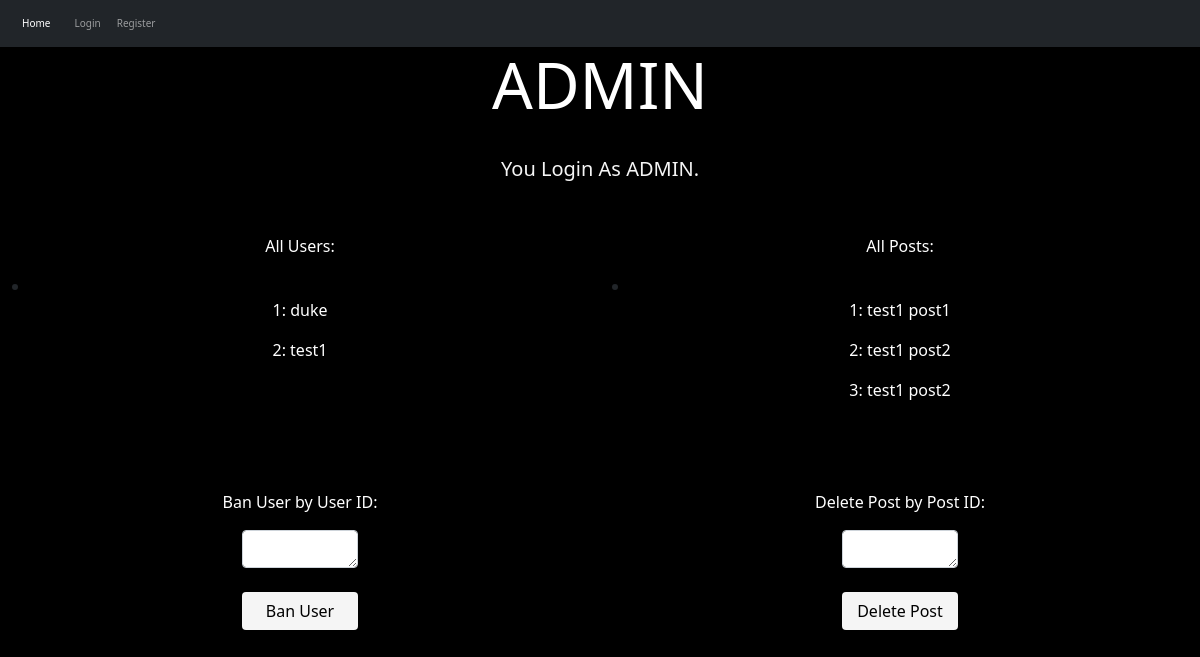
The app's page /admin, older data.
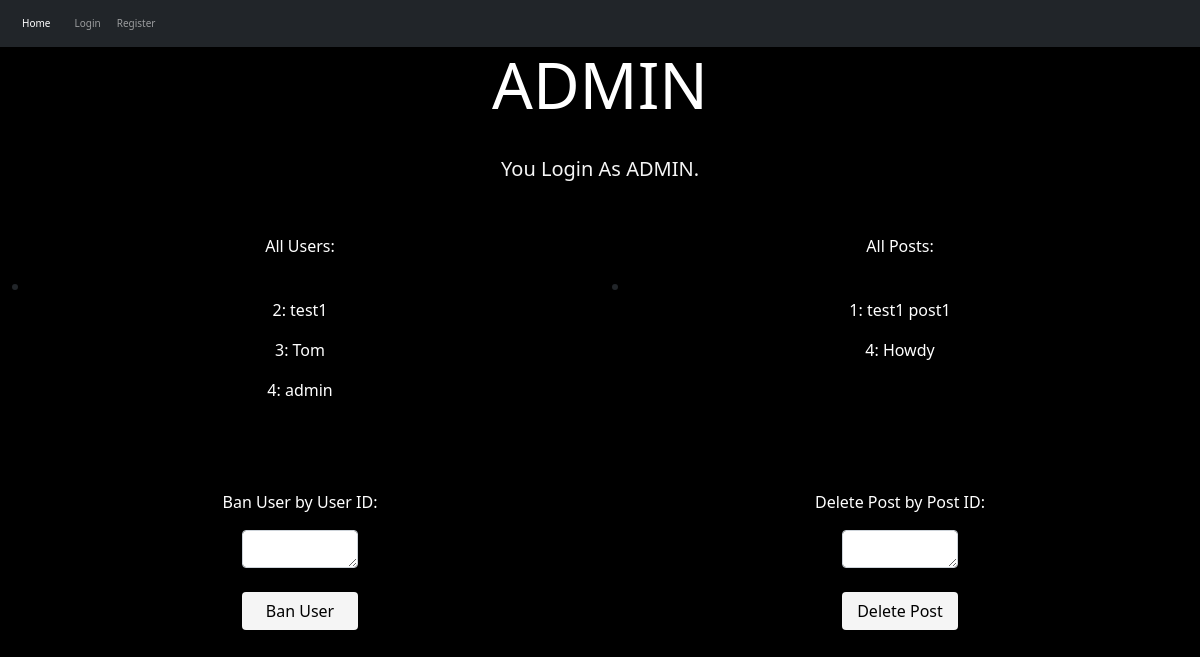
The same page, newer data.
### app/models.py (models this page shows, shortened)
class User(UserMixin, db.Model):
    __tablename__ = 'user'
    id = db.Column(db.Integer, primary_key=True)
    username = db.Column(db.String(64), index=True, unique=True)
    email = db.Column(db.String(120), index=True, unique=True)
    password_hash = db.Column(db.String(128))
    posts = db.relationship('Post', backref='author', lazy='dynamic')

class Post(db.Model):
    __tablename__ = 'post'
    id = db.Column(db.Integer, primary_key=True)
    body = db.Column(db.String(140))
    timestamp = db.Column(db.DateTime, index=True, default=datetime.utcnow)
    user_id = db .Column(db.Integer, db.ForeignKey('user.id'))
    comment = db.Column(db.String(140))
    img = db.Column(db.String(140))

### app/routes.py (the view, shortened to what this page needs)
@login_required
@app.route('/admin', methods=['GET', 'POST'])
def admin():
    user_list = db.session.query(User).all()
    post_list = db.session.query(Post).all()
    ban_user = User.query.get(request.form.get('ban_user'))
    delete_post = Post.query.get(request.form.get('delete_post'))
    return render_template('admin.html', user=current_user, user_list=user_list, post_list=post_list)

### app/templates/admin.html (shortened to what this page needs)
{% extends 'base.html' %}
{% block link %} <link rel="stylesheet" href="../static/css/admin_style.css" /> {% endblock %}
{% block content %}
    <h1 class="display-3"> ADMIN </h1>
    <p class="lead title">You Login As ADMIN.</p>
    <div class="container-fluid">
        <div class="row">
            <div class="col-md-6">
                <p class="data">All Users:</p>
                <li>
                    {% for user in user_list %}
                    <p class="data">{{ user.id }}: {{ user.username }}</p>
                    {% endfor %}
                </li>
            </div>
            <div class="col-md-6">
                <p class="data">All Posts:</p>
                <li>
                    {% for post in post_list %}
                    <p class="data">{{ post.id }}: {{ post.body }}</p>
                    {% endfor %}
                </li>
            </div>
        </div>
    </div>
    <br>
    <br>
    <br>
    <div class="container-fluid">
        <div class="row">
            <div class="col-md-6">
                <p class="data">Ban User by User ID:</p>
                <form method="POST">
                  <textarea rows="1" name="ban_user" class="form-control ban_user"></textarea>
                  <br>
                  <div align="center">
                    <button type="submit" class="btn delete_button">Ban User</button>
                  </div>
                </form>
            </div>
            <div class="col-md-6">
                <p class="data">Delete Post by Post ID:</p>
                <form method="POST">
                  <textarea rows="1" name="delete_post" class="form-control ban_user"></textarea>
                  <br>
                  <div align="center">
                    <button type="submit" class="btn delete_button">Delete Post</button>
                  </div>
                </form>
            </div>
        </div>
    </div>
{% endblock%}

Row changes from the older to the newer data that the page shows:
removed User: id "1", username "duke"
removed Post: id "2", body "test1 post2"
removed Post: id "3", body "test1 post2"
added User: id "3", username "Tom"
added User: id "4", username "admin"
added Post: id "4", body "Howdy"
